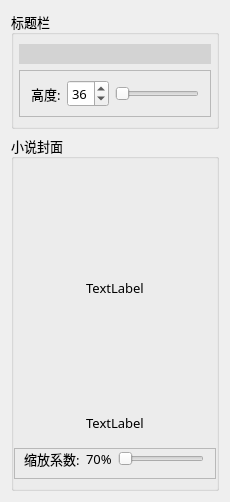
     <widget class="QWidget" name="page_4">
      <layout class="QVBoxLayout" name="verticalLayout_9" stretch="0,10">
       <item>
        <widget class="QGroupBox" name="groupBox">
         <property name="font">
          <font>
           <family>黑体</family>
           <pointsize>10</pointsize>
          </font>
         </property>
         <property name="title">
          <string>标题栏</string>
         </property>
         <layout class="QVBoxLayout" name="verticalLayout_8">
          <property name="leftMargin">
           <number>5</number>
          </property>
          <property name="rightMargin">
           <number>5</number>
          </property>
          <item>
           <widget class="QLabel" name="label_9">
            <property name="styleSheet">
             <string notr="true">border:1px solid lightgray;
background: lightgray</string>
            </property>
            <property name="text">
             <string/>
            </property>
           </widget>
          </item>
          <item>
           <widget class="QFrame" name="frame_15">
            <property name="frameShape">
             <enum>QFrame::StyledPanel</enum>
            </property>
            <property name="frameShadow">
             <enum>QFrame::Raised</enum>
            </property>
            <layout class="QHBoxLayout" name="horizontalLayout_15">
             <property name="leftMargin">
              <number>11</number>
             </property>
             <property name="rightMargin">
              <number>11</number>
             </property>
             <item>
              <widget class="QLabel" name="label_13">
               <property name="font">
                <font>
                 <family>黑体</family>
                 <pointsize>10</pointsize>
                </font>
               </property>
               <property name="text">
                <string>高度:</string>
               </property>
              </widget>
             </item>
             <item>
              <widget class="QSpinBox" name="spinBox_2">
               <property name="font">
                <font>
                 <family>黑体</family>
                 <pointsize>10</pointsize>
                </font>
               </property>
               <property name="minimum">
                <number>1</number>
               </property>
               <property name="value">
                <number>36</number>
               </property>
              </widget>
             </item>
             <item>
              <widget class="QSlider" name="horizontalSlider">
               <property name="orientation">
                <enum>Qt::Horizontal</enum>
               </property>
               <property name="tickPosition">
                <enum>QSlider::NoTicks</enum>
               </property>
               <property name="tickInterval">
                <number>10</number>
               </property>
              </widget>
             </item>
            </layout>
           </widget>
          </item>
         </layout>
        </widget>
       </item>
       <item>
        <widget class="QGroupBox" name="groupBox_2">
         <property name="font">
          <font>
           <family>黑体</family>
           <pointsize>10</pointsize>
          </font>
         </property>
         <property name="title">
          <string>小说封面</string>
         </property>
         <layout class="QVBoxLayout" name="verticalLayout_10" stretch="100,0,0,0">
          <property name="leftMargin">
           <number>0</number>
          </property>
          <property name="rightMargin">
           <number>0</number>
          </property>
          <item>
           <widget class="QLabel" name="label_10">
            <property name="minimumSize">
             <size>
              <width>160</width>
              <height>240</height>
             </size>
            </property>
            <property name="text">
             <string>TextLabel</string>
            </property>
            <property name="alignment">
             <set>Qt::AlignCenter</set>
            </property>
           </widget>
          </item>
          <item>
           <widget class="QLabel" name="size_label">
            <property name="text">
             <string>TextLabel</string>
            </property>
            <property name="alignment">
             <set>Qt::AlignCenter</set>
            </property>
           </widget>
          </item>
          <item>
           <spacer name="verticalSpacer_4">
            <property name="orientation">
             <enum>Qt::Vertical</enum>
            </property>
            <property name="sizeType">
             <enum>QSizePolicy::Fixed</enum>
            </property>
            <property name="sizeHint" stdset="0">
             <size>
              <width>20</width>
              <height>10</height>
             </size>
            </property>
           </spacer>
          </item>
          <item>
           <widget class="QFrame" name="frame_14">
            <property name="frameShape">
             <enum>QFrame::StyledPanel</enum>
            </property>
            <property name="frameShadow">
             <enum>QFrame::Raised</enum>
            </property>
            <layout class="QHBoxLayout" name="horizontalLayout_14">
             <property name="topMargin">
              <number>0</number>
             </property>
             <property name="rightMargin">
              <number>11</number>
             </property>
             <item>
              <widget class="QLabel" name="label_12">
               <property name="font">
                <font>
                 <family>黑体</family>
                 <pointsize>10</pointsize>
                </font>
               </property>
               <property name="text">
                <string>缩放系数:</string>
               </property>
              </widget>
             </item>
             <item>
              <widget class="QLabel" name="label_11">
               <property name="font">
                <font>
                 <family>黑体</family>
                 <pointsize>10</pointsize>
                </font>
               </property>
               <property name="text">
                <string>70%</string>
               </property>
              </widget>
             </item>
             <item>
              <widget class="QSlider" name="horizontalSlider_2">
               <property name="cursor">
                <cursorShape>PointingHandCursor</cursorShape>
               </property>
               <property name="maximum">
                <number>100</number>
               </property>
               <property name="singleStep">
                <number>1</number>
               </property>
               <property name="orientation">
                <enum>Qt::Horizontal</enum>
               </property>
               <property name="tickPosition">
                <enum>QSlider::NoTicks</enum>
               </property>
               <property name="tickInterval">
                <number>10</number>
               </property>
              </widget>
             </item>
            </layout>
           </widget>
          </item>
         </layout>
        </widget>
       </item>
      </layout>
     </widget>
